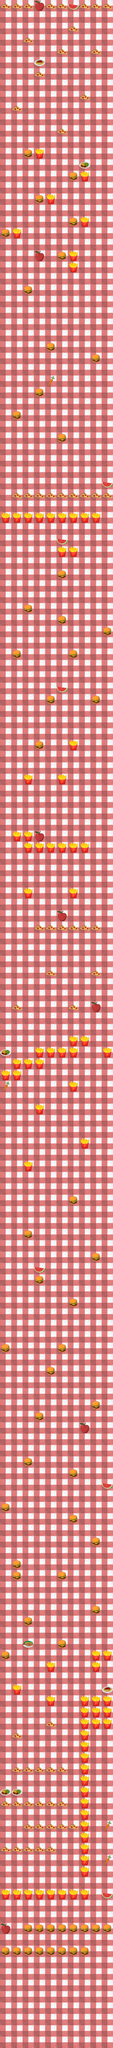

A 2D game scene composited from a Tiled map and its tileset images. What follows is a short description and the map's XML, with each tile layer's data collapsed to a summary:
An orthogonal 10x180 tile map with 48x48 px tiles, 3 tile layers (Tile Layer 1, burgers, carrots) and 225 objects.

<map version="1.2" tiledversion="1.2.3" orientation="orthogonal" renderorder="right-down" width="10" height="180" tilewidth="48" tileheight="48" infinite="0" nextlayerid="6" nextobjectid="226">
 <tileset firstgid="1" name="TileSetFA" tilewidth="48" tileheight="48" tilecount="20" columns="5">
  <image source="TileSetFA.png" width="240" height="192" />
 </tileset>
 <layer id="1" name="Tile Layer 1" width="10" height="180">
  <data>[1800 cells, 1800 non-empty, 1 distinct tile ids]</data>
 </layer>
 <layer id="2" name="burgers" width="10" height="180">
  <data>[1800 cells, 200 non-empty, 3 distinct tile ids]</data>
 </layer>
 <layer id="3" name="carrots" width="10" height="180">
  <data>[1800 cells, 25 non-empty, 6 distinct tile ids]</data>
 </layer>
 <objectgroup id="4" name="ObjectLayer">
  <object id="1" x="10" y="8216.67" width="26" height="31.3333" />
  <object id="2" x="57" y="8216.33" width="26" height="31.3333" />
  <object id="3" x="106.333" y="8215.67" width="26" height="31.3333" />
  <object id="4" x="153.667" y="8215" width="26" height="31.3333" />
  <object id="5" x="202.333" y="8215" width="26" height="31.3333" />
  <object id="6" x="249.667" y="8215.67" width="26" height="31.3333" />
  <object id="7" x="298.333" y="8215.67" width="26" height="31.3333" />
  <object id="8" x="346.333" y="8215.67" width="26" height="31.3333" />
  <object id="9" x="106.167" y="8121.84" width="26" height="31.3333" />
  <object id="10" x="153.167" y="8121.5" width="26" height="31.3333" />
  <object id="11" x="202.5" y="8120.84" width="26" height="31.3333" />
  <object id="12" x="249.834" y="8120.17" width="26" height="31.3333" />
  <object id="13" x="298.5" y="8120.17" width="26" height="31.3333" />
  <object id="14" x="345.834" y="8120.84" width="26" height="31.3333" />
  <object id="15" x="394.5" y="8120.84" width="26" height="31.3333" />
  <object id="16" x="442.5" y="8120.84" width="26" height="31.3333" />
  <object id="17" x="10.1668" y="7977.17" width="26" height="31.3333" />
  <object id="18" x="57.1668" y="7976.83" width="26" height="31.3333" />
  <object id="19" x="106.5" y="7976.17" width="26" height="31.3333" />
  <object id="20" x="153.834" y="7975.5" width="26" height="31.3333" />
  <object id="21" x="202.5" y="7975.5" width="26" height="31.3333" />
  <object id="22" x="249.834" y="7976.17" width="26" height="31.3333" />
  <object id="23" x="298.5" y="7976.17" width="26" height="31.3333" />
  <object id="24" x="346.5" y="7976.17" width="26" height="31.3333" />
  <object id="25" x="11.5001" y="7789.17" width="26" height="31.3333" />
  <object id="26" x="58.5001" y="7788.83" width="26" height="31.3333" />
  <object id="27" x="107.833" y="7788.17" width="26" height="31.3333" />
  <object id="28" x="155.167" y="7787.5" width="26" height="31.3333" />
  <object id="29" x="203.833" y="7787.5" width="26" height="31.3333" />
  <object id="30" x="106.833" y="7692.5" width="26" height="31.3333" />
  <object id="31" x="153.833" y="7692.16" width="26" height="31.3333" />
  <object id="32" x="203.167" y="7691.5" width="26" height="31.3333" />
  <object id="33" x="250.501" y="7690.83" width="26" height="31.3333" />
  <object id="34" x="299.167" y="7690.83" width="26" height="31.3333" />
  <object id="35" x="11.1664" y="7597.84" width="26" height="31.3333" />
  <object id="36" x="58.1664" y="7597.5" width="26" height="31.3333" />
  <object id="37" x="107.5" y="7596.84" width="26" height="31.3333" />
  <object id="38" x="154.834" y="7596.17" width="26" height="31.3333" />
  <object id="39" x="203.5" y="7596.17" width="26" height="31.3333" />
  <object id="40" x="250.834" y="7596.84" width="26" height="31.3333" />
  <object id="41" x="58.6662" y="7450.33" width="26" height="31.3333" />
  <object id="42" x="108" y="7449.67" width="26" height="31.3333" />
  <object id="43" x="155.334" y="7449" width="26" height="31.3333" />
  <object id="44" x="204" y="7449" width="26" height="31.3333" />
  <object id="45" x="251.334" y="7449.67" width="26" height="31.3333" />
  <object id="46" x="58.3333" y="7308.33" width="26" height="31.3333" />
  <object id="47" x="347.333" y="7163" width="26" height="31.3333" />
  <object id="48" x="396.667" y="7162.34" width="26" height="31.3333" />
  <object id="49" x="444.001" y="7161.67" width="26" height="31.3333" />
  <object id="50" x="346.666" y="7212.33" width="26" height="31.3333" />
  <object id="51" x="396" y="7211.67" width="26" height="31.3333" />
  <object id="52" x="443.334" y="7211" width="26" height="31.3333" />
  <object id="53" x="347.333" y="7258.33" width="26" height="31.3333" />
  <object id="54" x="396.667" y="7257.67" width="26" height="31.3333" />
  <object id="55" x="444.001" y="7257" width="26" height="31.3333" />
  <object id="56" x="203" y="7259" width="26" height="31.3333" />
  <object id="57" x="203.667" y="7161.67" width="26" height="31.3333" />
  <object id="58" x="59.6667" y="7114.33" width="26" height="31.3333" />
  <object id="59" x="348" y="7306.67" width="26" height="31.3333" />
  <object id="60" x="347.333" y="7356" width="26" height="31.3333" />
  <object id="61" x="348" y="7402" width="26" height="31.3333" />
  <object id="62" x="347.334" y="7450" width="26" height="31.3333" />
  <object id="63" x="346.666" y="7499.33" width="26" height="31.3333" />
  <object id="64" x="347.334" y="7545.33" width="26" height="31.3333" />
  <object id="65" x="347.334" y="7594" width="26" height="31.3333" />
  <object id="66" x="346.666" y="7643.33" width="26" height="31.3333" />
  <object id="67" x="347.334" y="7689.33" width="26" height="31.3333" />
  <object id="68" x="346.667" y="7738.67" width="26" height="31.3333" />
  <object id="69" x="346" y="7788" width="26" height="31.3333" />
  <object id="70" x="346.667" y="7834" width="26" height="31.3333" />
  <object id="71" x="347.667" y="7883" width="26" height="31.3333" />
  <object id="72" x="203" y="7018.33" width="26" height="31.3333" />
  <object id="73" x="395.667" y="7019" width="26" height="31.3333" />
  <object id="74" x="396.333" y="6971" width="26" height="31.3333" />
  <object id="75" x="443.667" y="6971" width="26" height="31.3333" />
  <object id="76" x="11" y="6969.67" width="26" height="31.3333" />
  <object id="77" x="251.667" y="6919.67" width="26" height="31.3333" />
  <object id="78" x="106.333" y="6823.67" width="26" height="31.3333" />
  <object id="79" x="394.333" y="6775" width="26" height="31.3333" />
  <object id="80" x="250.333" y="6630.33" width="26" height="31.3333" />
  <object id="81" x="59" y="6631" width="26" height="31.3333" />
  <object id="82" x="57.6667" y="6584.33" width="26" height="31.3333" />
  <object id="83" x="395.667" y="6487" width="26" height="31.3333" />
  <object id="84" x="298.333" y="6393" width="26" height="31.3333" />
  <object id="85" x="9.66667" y="6343.67" width="26" height="31.3333" />
  <object id="86" x="298.333" y="6199.67" width="26" height="31.3333" />
  <object id="87" x="106.333" y="6151" width="26" height="31.3333" />
  <object id="88" x="153.667" y="5955.67" width="26" height="31.3333" />
  <object id="89" x="395" y="5911" width="26" height="31.3333" />
  <object id="90" x="203" y="5767" width="26" height="31.3333" />
  <object id="91" x="11" y="5672.33" width="26" height="31.3333" />
  <object id="92" x="250.333" y="5669.67" width="26" height="31.3333" />
  <object id="93" x="299" y="5480.33" width="26" height="31.3333" />
  <object id="94" x="153" y="5385" width="26" height="31.3333" />
  <object id="95" x="393.667" y="5287.67" width="26" height="31.3333" />
  </objectgroup>
 <objectgroup id="5" name="ObjectLayer2">
  <!-- 25 objects omitted --></objectgroup>
</map>
<!-- 130 of 225 objects omitted -->
